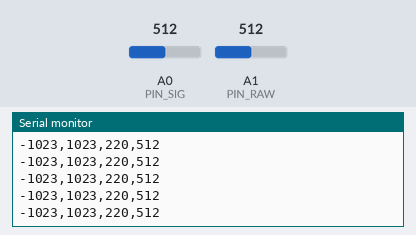
Recording of a sketch running on a simulated Arduino Uno, built with avr-gcc and run on an emulated ATmega328P. Shown: the last lines printed to the serial monitor. Inputs (shaded band) come from the test bench; at power-on: A1 (PIN_RAW) = 512, A0 (PIN_SIG) = 512.

Above: at 1.2 s.
1.3 s: A1 (PIN_RAW) set to 107
At 1.48 s:
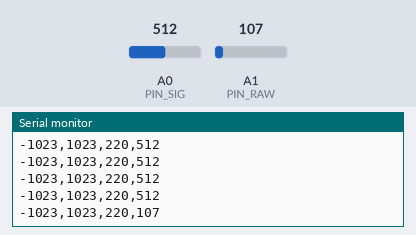
4.3 s: A1 (PIN_RAW) set to 90
At 4.32 s:
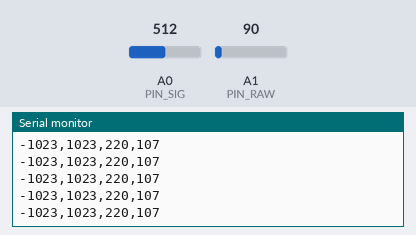
7.3 s: A0 (PIN_SIG) set to 581
At 8.2 s:
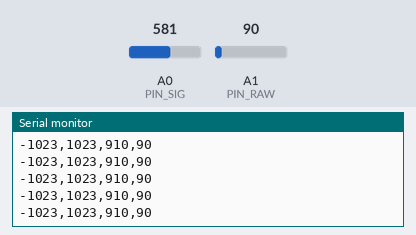
10.3 s: A0 (PIN_SIG) set to 598
At 10.51 s:
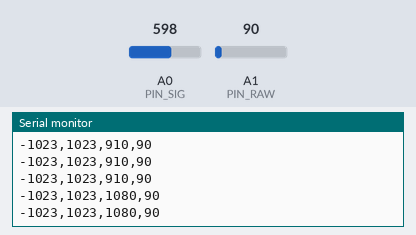
Timing chart, 0 to 12.8 s (numbered marks = the images above; inputs shaded):
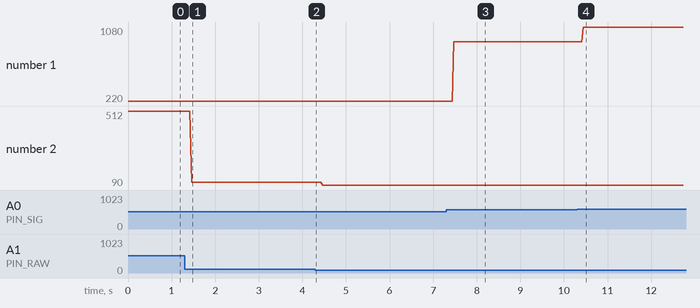

The sketch:

plot_EMG_RAW_SIG.ino
```cpp
/*
[MECH199-01] Freshman Reaserch Participation
Materials: Arduino Uno(MCU board), Myoware V1.0(sEMG sensor)
Summary: Plot sEMG sensor raw and processed signal(amplifierd-ractified) using serial plotter

March. 21st. 2024.
Ju Wan Han in MARCH Lab. (march.postech.ac.kr)
Department of Mechanical Engineering, POSTECH
E-mail: han0601@postech.ac.kr
*/

//========== PIN MAP ==========
#define PIN_SIG      A0        // sEMG sensor processed signal pin
#define PIN_RAW      A1        // sEMG sensor raw signal pin
//========== PIN MAP ==========

void setup() {
  Serial.begin(4800);           // start serial communication
}

void loop() {
  int sEMG_RAW = analogRead(PIN_SIG);   // read sEMG value from sEMG sensor
  int sEMG_SIG = analogRead(PIN_RAW);   // read sEMG raw value from sEMG sensor

  // print for arduino serial plotter
  Serial.print(-1023);      // print the lowest value
  Serial.print(",");        // print separator of valuse
  Serial.print(1023);       // print the highest value
  Serial.print(",");        // print separator of valuse
  Serial.print((sEMG_RAW-490)*10); // print the sensor raw input value
  Serial.print(",");        // print separator of valuse
  Serial.println(sEMG_SIG); // print the sensor processed input value

  delay(1);                 // delay 1 ms for stablility
}
```

Measured:
- after the input at 1.3 s, the serial monitor: prints a new line after 0.16 s (image 1)
- after the input at 7.3 s, the serial monitor: prints a new line after 0.17 s (image 3)
- after the input at 10.3 s, the serial monitor: prints a new line after 0.14 s (image 4)
- plotted number 1: 220 → 910 after the input at 7.3 s, 910 → 1080 after the input at 10.3 s
- plotted number 2: 512 → 107 after the input at 1.3 s, 107 → 90 after the input at 4.3 s
